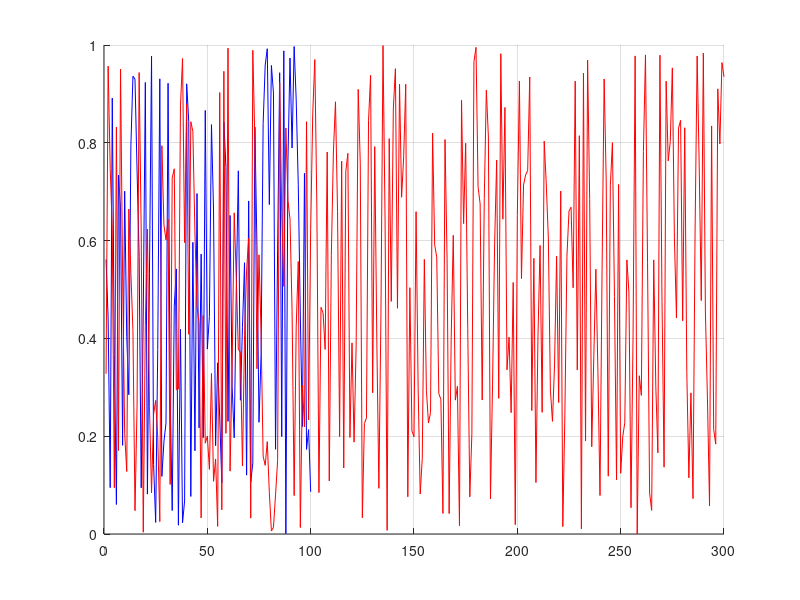

This chart was generated by the following MATLAB code: (Note: this script raises an error after producing the figure.)
 %%%%%%%%%%%%%%%%%%%%%%%%%%%%%%%%%%%%%%%%%%%%%%%%%%%%%%%%%%%%%%%%%%%%%%%%%%%%%%%%
% NAME: magnifyOnFigure_examples
% 
% AUTHOR: David Fernandez Prim (david.fernandez.prim@gmail.com)
%
% PURPOSE: Shows the funcionality of 'magnifyOnFigure'
% 
%%%%%%%%%%%%%%%%%%%%%%%%%%%%%%%%%%%%%%%%%%%%%%%%%%%%%%%%%%%%%%%%%%%%%%%%%%%%%%%%
clc;
clear all
close all

%% %%%%%%%%%%%%%%%%%%%%%%%%%%%%%%%%%%%%%%%%%%%%%%%%%%%%%%%%%%%%%%%%%%%%%%%%%%%%%
% Default interactive mode
%%%%%%%%%%%%%%%%%%%%%%%%%%%%%%%%%%%%%%%%%%%%%%%%%%%%%%%%%%%%%%%%%%%%%%%%%%%%%%%%
close all;
disp( sprintf('This is the default interactive operation mode of ''magnifyOnFigure''') ) 
fig = figure;
hold on;
plot(rand(100,1), 'b'); plot(rand(300, 1), 'r');%, 'LineSmooth','on'); 
grid on;
hold off;
magnifyOnFigure;
disp('Press a key...')
pause;

%% %%%%%%%%%%%%%%%%%%%%%%%%%%%%%%%%%%%%%%%%%%%%%%%%%%%%%%%%%%%%%%%%%%%%%%%%%%%%%
% Figure handle passed as an input argument
%%%%%%%%%%%%%%%%%%%%%%%%%%%%%%%%%%%%%%%%%%%%%%%%%%%%%%%%%%%%%%%%%%%%%%%%%%%%%%%%
close all;
disp( sprintf('The figure handle is here passed as an input argument.') ) 
fig = figure;
hold on;
plot(rand(100,1), 'b'); plot(rand(300, 1), 'r'); 
grid on;
hold off;
magnifyOnFigure(fig);
disp('Press a key...')
pause;


%% %%%%%%%%%%%%%%%%%%%%%%%%%%%%%%%%%%%%%%%%%%%%%%%%%%%%%%%%%%%%%%%%%%%%%%%%%%%%%
% Properties (in interactive mode)
%%%%%%%%%%%%%%%%%%%%%%%%%%%%%%%%%%%%%%%%%%%%%%%%%%%%%%%%%%%%%%%%%%%%%%%%%%%%%%%%
close all;
disp( sprintf('Playing arround with the properties in interactive mode...') ) 
figHandler = figure;
hold on;
plot(rand(100,1), 'b'); plot(rand(300, 1), 'r'); 
grid on;
hold off; 
ylim([0 2]);
magnifyOnFigure(...
        figHandler,...
        'units', 'pixels',...
        'magnifierShape', 'ellipse',...
        'initialPositionSecondaryAxes', [326.933 259.189 164.941 102.65],...
        'initialPositionMagnifier',     [174.769 49.368 14.1164 174.627],...    
        'mode', 'interactive',...    
        'displayLinkStyle', 'straight',...        
        'edgeWidth', 2,...
        'edgeColor', 'black',...
        'secondaryAxesFaceColor', [0.91 0.91 0.91]... 
            ); 
disp('Press a key...')
pause;


%% %%%%%%%%%%%%%%%%%%%%%%%%%%%%%%%%%%%%%%%%%%%%%%%%%%%%%%%%%%%%%%%%%%%%%%%%%%%%%
% Properties (in manual mode)
%%%%%%%%%%%%%%%%%%%%%%%%%%%%%%%%%%%%%%%%%%%%%%%%%%%%%%%%%%%%%%%%%%%%%%%%%%%%%%%%
close all;
disp( sprintf('Or in manual mode.') ) 
figHandler = figure;
hold on;
plot(rand(100,1), 'b'); plot(rand(300, 1), 'r'); 
grid on;
hold off; 
ylim([0 2]);
magnifyOnFigure(...
        figHandler,...
        'units', 'pixels',...
        'initialPositionSecondaryAxes', [326.933 259.189 164.941 102.65],...
        'initialPositionMagnifier',     [174.769 49.368 14.1164 174.627],...    
        'mode', 'manual',...    
        'displayLinkStyle', 'straight',...        
        'edgeWidth', 2,...
        'edgeColor', 'black',...
        'secondaryAxesFaceColor', [0.91 0.91 0.91]... 
            ); 
disp('Press a key...')
pause;


%% %%%%%%%%%%%%%%%%%%%%%%%%%%%%%%%%%%%%%%%%%%%%%%%%%%%%%%%%%%%%%%%%%%%%%%%%%%%%%
% Working on images also
%%%%%%%%%%%%%%%%%%%%%%%%%%%%%%%%%%%%%%%%%%%%%%%%%%%%%%%%%%%%%%%%%%%%%%%%%%%%%%%%
close all;
disp( sprintf('How the tool works on images.') ) 
h = figure; 
load clown; 
image(X); 
colormap(map) ; 
axis image
magnifyOnFigure(h, 'displayLinkStyle', 'straight',...
                    'EdgeColor', 'white',...
                    'magnifierShape', 'rectangle',...
                    'frozenZoomAspectratio', 'on',...
                    'edgeWidth', 2);
                
disp('Press a key...')
pause;
close all
                
             

%% %%%%%%%%%%%%%%%%%%%%%%%%%%%%%%%%%%%%%%%%%%%%%%%%%%%%%%%%%%%%%%%%%%%%%%%%%%%%%
% Working on contour plots
%%%%%%%%%%%%%%%%%%%%%%%%%%%%%%%%%%%%%%%%%%%%%%%%%%%%%%%%%%%%%%%%%%%%%%%%%%%%%%%%
close all;
disp( sprintf('How the tool works on contour plots.') ) 
scrsz = get(0, 'ScreenSize');
h = figure('Position', [0.01*scrsz(3), 0.25*scrsz(4), 0.65*scrsz(3), 0.60*scrsz(4)]);
load clown;
hc1 = contour(X, 'LineWidth', 2);
axis image

magnifyOnFigure;

disp('Press a key...')
pause;
close all


%% %%%%%%%%%%%%%%%%%%%%%%%%%%%%%%%%%%%%%%%%%%%%%%%%%%%%%%%%%%%%%%%%%%%%%%%%%%%%%
% Properties (in interactive mode)
%%%%%%%%%%%%%%%%%%%%%%%%%%%%%%%%%%%%%%%%%%%%%%%%%%%%%%%%%%%%%%%%%%%%%%%%%%%%%%%%
close all;
disp( sprintf('Using multiple magnifiers on the same axis...') ) 
figHandler = figure;
hold on;
plot(rand(100,1), 'b'); plot(rand(300, 1), 'r'); 
grid on;
hold off; 
ylim([0 2]);

magnifyOnFigure(...
        figHandler,...
        'units', 'pixels',...
        'magnifierShape', 'rectangle',...
        'initialPositionSecondaryAxes', [105.6 278.81 130.2 102.69],...
        'initialPositionMagnifier',     [106.56 47.2 18.6823 186.519],...    
        'mode', 'interactive',...    
        'displayLinkStyle', 'straight',...        
        'edgeWidth', 2,...
        'edgeColor', 'black',...
        'secondaryAxesFaceColor', [0.91 0.91 0.91]... 
            );   

magnifyOnFigure(...
        figHandler,...
        'units', 'pixels',...
        'magnifierShape', 'rectangle',...
        'initialPositionSecondaryAxes', [365.6 275.81 130.2 102.69],...
        'initialPositionMagnifier',     [211.459 47.2 18.6823 186.519],...    
        'mode', 'interactive',...    
        'displayLinkStyle', 'straight',...        
        'edgeWidth', 2,...
        'edgeColor', 'black',...
        'secondaryAxesFaceColor', [0.91 0.91 0.91]... 
            );   
        
magnifyOnFigure(...
        figHandler,...
        'units', 'pixels',...
        'magnifierShape', 'rectangle',...
        'initialPositionSecondaryAxes', [364.6 78.81 130.2 102.69],...
        'initialPositionMagnifier',     [270.827 47.2 18.6823 186.519],...    
        'mode', 'interactive',...    
        'displayLinkStyle', 'straight',...        
        'edgeWidth', 2,...
        'edgeColor', 'black',...
        'secondaryAxesFaceColor', [0.91 0.91 0.91]... 
            ); 
        
     
        
